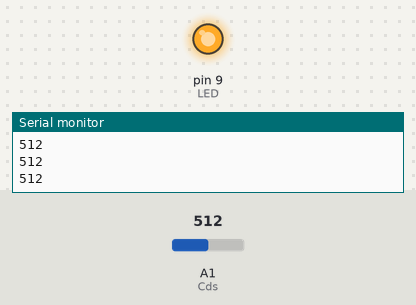
Bench run of a sketch on a simulated Arduino Uno, built with avr-gcc and run on an emulated ATmega328P. On the bench: output pins drawn as LEDs (lit = HIGH), the last lines printed to the serial monitor. The test bench sets the inputs (shaded band); at power-on: A1 (Cds) = 512.

Above: at 1.2 s.
1.3 s: A1 (Cds) set to 483
At 1.8 s:
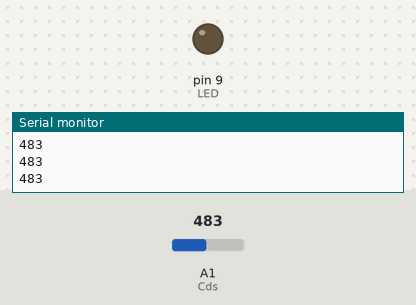
2.8 s: A1 (Cds) set to 510
At 4.0 s:
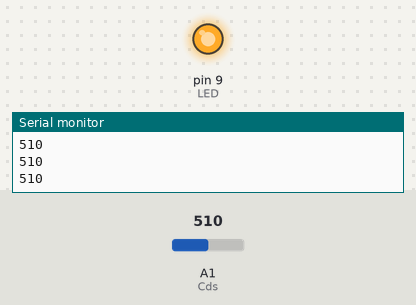
4.3 s: A1 (Cds) set to 490
At 5.0 s:
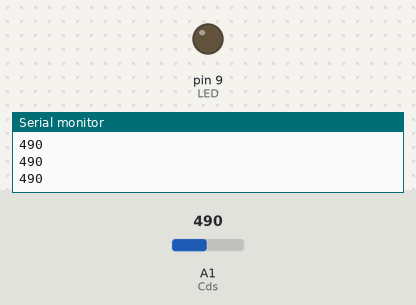
Timing chart, 0 to 7.3 s (numbered marks = the images above; inputs shaded):
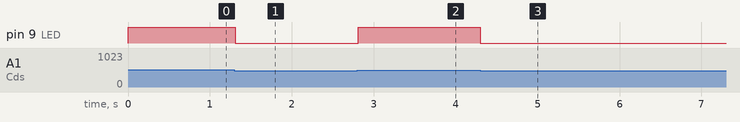

Measured:
- the behaviour switches between 501 and 500 on A1 (Cds) (found by bisection; images 0 and 1)
- after the input at 1.3 s, pin 9 (LED): HIGH → LOW at once
- after the input at 2.8 s, pin 9 (LED): LOW → HIGH at once
- after the input at 4.3 s, pin 9 (LED): HIGH → LOW at once

The sketch:

sample3_Cds.ino
```cpp
#define LED 9
const int Cds = 15;//Cdsを15番ピンに接続する
const int Cds_threshold = 500;

//最初の1回だけ実行
void setup() {
  pinMode(LED, OUTPUT); //13番pinを出力する
  pinMode(Cds, INPUT); //14番pinに入力する。
  Serial.begin(115200);//シリアルモニタとの通信速度
}

void loop() {
  int Cds_val = analogRead(Cds);//14番pinの値を読み取り
  if (Cds_val > Cds_threshold) { //もしCds_valの値をCdsthresholdが越えたら以下を実行する。
    digitalWrite(LED, HIGH);
  }
  else {
    digitalWrite(LED, LOW);
  }

  Serial.println(Cds_val);//シリアル出力する
  delay(10);

}
```
